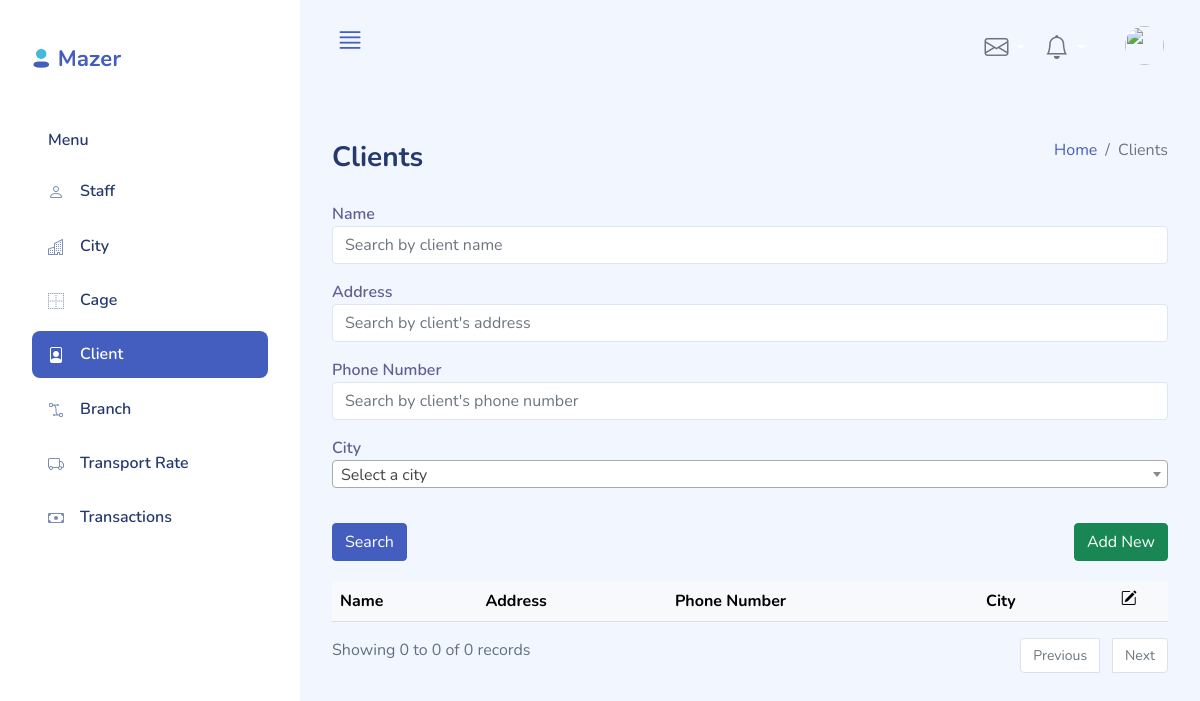
Before: /index.php?page=clients_list (signed in) with the older database file.
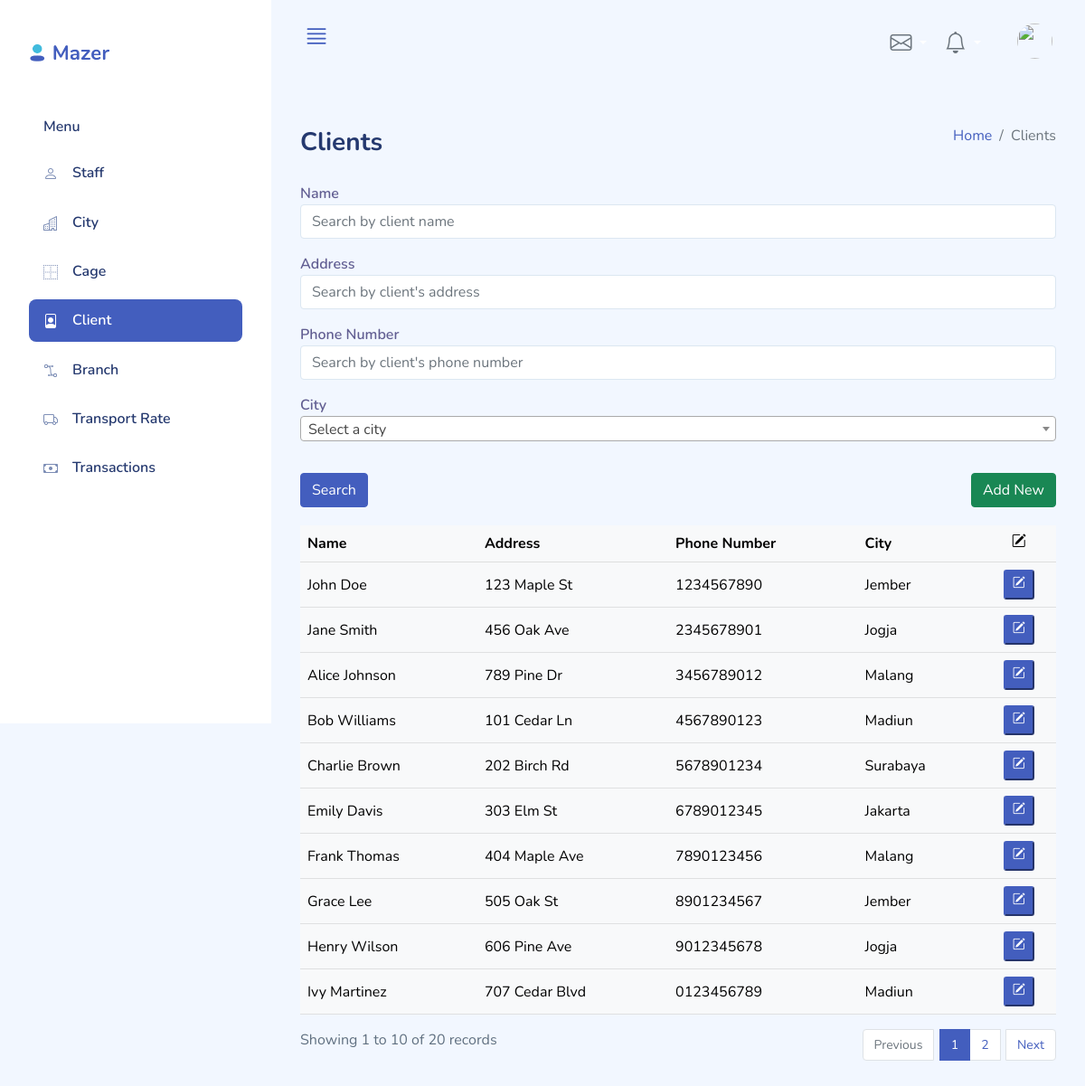
After: the same page with the newer database file.
### tables this page shows
CREATE TABLE `client` (
  `Id` int(11) NOT NULL,
  `Name` varchar(45) NOT NULL,
  `Address` varchar(200) NOT NULL,
  `PhoneNumber` varchar(20) NOT NULL,
  `CityId` smallint(5) unsigned NOT NULL,
  `LastUpdateTime` timestamp NOT NULL DEFAULT current_timestamp(),
  `LastModifier` varchar(50) DEFAULT NULL,
  PRIMARY KEY (`Id`),
  KEY `fk_Client_City1_idx` (`CityId`),
  KEY `fk_Client_Staff1_idx` (`LastModifier`),
  CONSTRAINT `fk_Client_City1` FOREIGN KEY (`CityId`) REFERENCES `city` (`Id`) ON DELETE NO ACTION ON UPDATE NO ACTION,
  CONSTRAINT `fk_Client_Staff1` FOREIGN KEY (`LastModifier`) REFERENCES `staff` (`Id`) ON DELETE NO ACTION ON UPDATE NO ACTION
);

CREATE TABLE `city` (
  `Id` smallint(5) unsigned NOT NULL AUTO_INCREMENT,
  `Name` varchar(45) NOT NULL,
  `Province` varchar(255) NOT NULL,
  `LastUpdateTime` timestamp NOT NULL DEFAULT current_timestamp(),
  `LastModifier` varchar(50) DEFAULT NULL,
  PRIMARY KEY (`Id`),
  KEY `fk_City_Staff1_idx` (`LastModifier`),
  CONSTRAINT `fk_City_Staff1` FOREIGN KEY (`LastModifier`) REFERENCES `staff` (`Id`) ON DELETE NO ACTION ON UPDATE NO ACTION
);

### functions/sanitizers.php (called while the page is built, shortened)
<?php
    function sanitize($dbCon, $input, $type="string"){
        $input = mysqli_real_escape_string($dbCon, $input);
        switch($type){
            case "int":
                $sanitizedValue = $input;
                break;
        }
        return array($sanitizedValue, $input);
    }
?>

### config.php (called while the page is built, shortened)
<?php
$maxRows = 10;
?>

### classes/client.php (called while the page is built, shortened)
<?php
if (file_exists('./config.php')){
    require_once('./config.php');
}
class Client{
    private $dbCon;
    public function __construct($dbConnection){
        $this->dbCon = $dbConnection;
    }
    public function get_inner_join_data($column="*", $constraints="1",$limit=10){
        $q = "SELECT $column FROM client c INNER JOIN city ci ON c.CityId = ci.Id WHERE $constraints LIMIT $limit";
        $resultSet = $this->dbCon->query($q);
        return $resultSet;
    }
}
?>

### pages/clients_list.php (the view, shortened to what the rows shown need)
<?php
require_once('./classes/client.php');
$client = new Client($dbCon);
        ?>
        <?php
$pageNum = (isset($_GET["pageNum"]) && is_numeric($_GET["pageNum"])) ? $_GET["pageNum"] : 1;
list($pageNum, $validation_status) = sanitize($dbCon, $pageNum, "int");
?>
<div class="d-sm-flex align-items-center justify-content-between mb-4">
    <h1 class="h3 mb-0 text-gray-800">Clients</h1>
</div>
<div class="table-responsive">
    <table class="table table-light align-items-center table-flush table-hover">
        <thead class="thread-light">
            <tr>
                <th>Name</th>
                <th>Address</th>
                <th>Phone Number</th>
                <th>City</th>
                <th style="text-align: center;"><i class="bi bi-pencil-square"></i></th>
            </tr>
        </thead>
        <tbody>
            <?php
                $constraint="1";
                $pageStart = ($pageNum-1) * $maxRows;
                $columns = "c.Id as Id, c.Name as Name, c.Address as Address, c.PhoneNumber as PhoneNumber, ci.Name as CityName";
                $limit= "$pageStart, $maxRows";
                $resultSet = $client->get_inner_join_data($columns, $constraint, $limit);
                if ($resultSet){
                    while($row = $resultSet->fetch_array()){
                        echo("
                        <tr>
                        <td>".$row["Name"]."</td>
                        <td>".$row["Address"]."</td>
                        <td>".$row["PhoneNumber"]."</td>
                        <td>".$row["CityName"]."</td>
                        <td style='text-align: center;'><a href='index.php?page=client_detail&mode=update&id=".$row["Id"]."'><button class='btn-sm btn-primary'><i class='bi bi-pencil-square'></i></button></a></td>
                        </tr>
                        ");
                    }
                }
            ?>
        </tbody>
    </table>
</div>

Changed rows visible on the page:
added client: Name "John Doe", Address "123 Maple St", PhoneNumber "1234567890", CityId.Name "Jember"
added client: Name "Jane Smith", Address "456 Oak Ave", PhoneNumber "2345678901", CityId.Name "Jogja"
added client: Name "Alice Johnson", Address "789 Pine Dr", PhoneNumber "3456789012", CityId.Name "Malang"
added client: Name "Bob Williams", Address "101 Cedar Ln", PhoneNumber "4567890123", CityId.Name "Madiun"
added client: Name "Charlie Brown", Address "202 Birch Rd", PhoneNumber "5678901234", CityId.Name "Surabaya"
added client: Name "Emily Davis", Address "303 Elm St", PhoneNumber "6789012345", CityId.Name "Jakarta"
added client: Name "Frank Thomas", Address "404 Maple Ave", PhoneNumber "7890123456", CityId.Name "Malang"
added client: Name "Grace Lee", Address "505 Oak St", PhoneNumber "8901234567", CityId.Name "Jember"
added client: Name "Henry Wilson", Address "606 Pine Ave", PhoneNumber "9012345678", CityId.Name "Jogja"
added client: Name "Ivy Martinez", Address "707 Cedar Blvd", PhoneNumber "0123456789", CityId.Name "Madiun"
Other visible differences:
min($pageStart + 1, $pageEnd): "0" → "1"
$pageEnd: "0" → "10"
$totalRows: "0" → "20"
new list line: "1"
new list line: "2"
